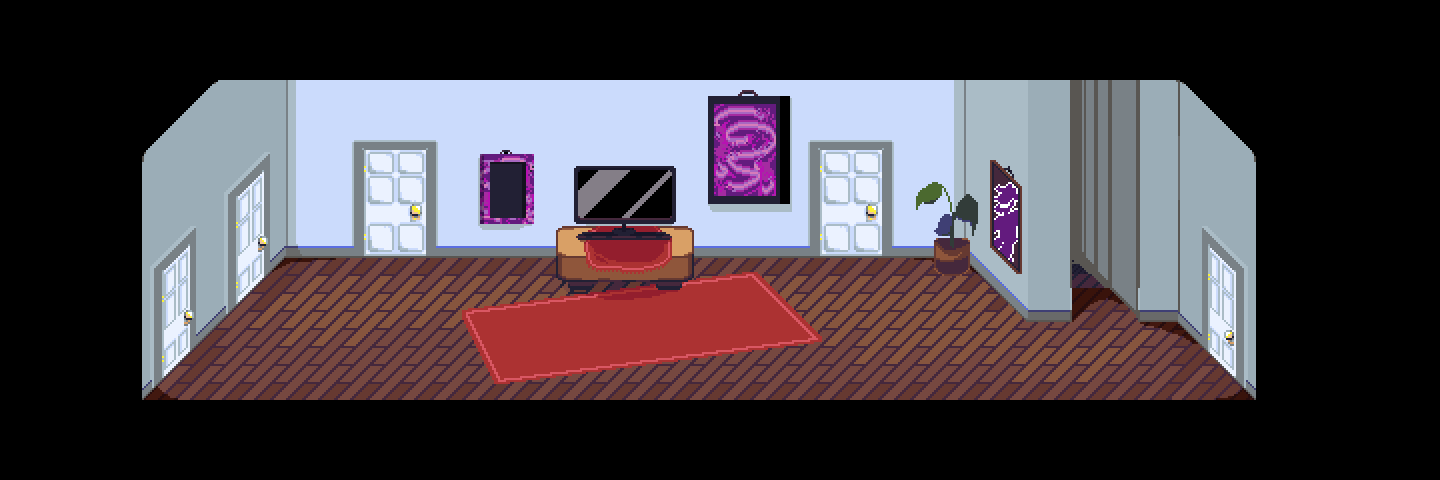

A level layout from a 2D game, rendered from its tile map. Below: a short description, then the map file with its tile-grid data intact:
An orthogonal 36x12 tile map with 40x40 px tiles, 1 tile layer (stepsounds), 1 image layer and 26 objects (5x aftonhouse/door, 4x interactable, aftonhouse/couch, transition, entry_evanroom, ...).

<map version="1.11" tiledversion="1.11.2" orientation="orthogonal" renderorder="right-down" width="36" height="12" tilewidth="40" tileheight="40" infinite="0" nextlayerid="8" nextobjectid="31">
 <editorsettings>
  <export target="upstairs.lua" format="lua" />
 </editorsettings>
 <properties>
  <property name="has_tile_sounds" type="bool" value="true" />
  <property name="inside" type="bool" value="true" />
  <property name="light" type="bool" value="true" />
  <property name="step_sound" value="" />
 </properties>
 <tileset firstgid="1" source="../../tilesets/debug.tsx" />
 <layer id="7" name="stepsounds" width="36" height="12">
  <data encoding="csv">
0,0,0,0,0,0,0,0,0,0,0,0,0,0,0,0,0,0,0,0,0,0,0,0,0,0,0,0,0,0,0,0,0,0,0,1,
0,0,0,0,0,0,0,0,0,0,0,0,0,0,0,0,0,0,0,0,0,0,0,0,0,0,0,0,0,0,0,0,0,0,0,1,
0,0,0,0,0,0,0,0,0,0,0,0,0,0,0,0,0,0,0,0,0,0,0,0,0,0,0,0,0,0,0,0,0,0,0,1,
0,0,0,0,0,0,0,0,0,0,0,0,0,0,0,0,0,0,0,0,0,0,0,0,0,0,0,0,0,0,0,0,0,0,0,1,
0,0,0,0,0,0,0,0,0,0,0,0,0,0,0,0,0,0,0,0,0,0,0,0,0,0,0,0,0,0,0,0,0,0,0,1,
0,0,0,1,1,1,1,1,1,1,1,1,1,1,1,1,1,1,1,1,1,1,1,1,1,1,1,1,1,1,1,1,0,0,0,1,
0,0,0,1,1,1,1,1,1,1,1,1,1,1,1,1,1,1,1,1,1,1,1,1,1,1,9,9,9,1,1,1,0,0,0,1,
0,0,0,1,1,1,1,1,1,1,9,10,16,16,16,16,16,16,16,16,1,1,1,9,9,1,9,9,9,1,1,1,0,0,0,1,
0,0,0,1,1,1,1,1,9,9,1,10,16,16,16,16,16,16,1,16,16,1,1,9,9,1,1,1,1,1,1,1,0,0,0,1,
0,0,0,1,1,1,1,1,9,9,1,10,1,1,1,1,1,1,10,10,10,1,1,1,1,1,9,9,1,1,1,1,0,0,0,1,
0,0,0,1,1,1,1,1,1,1,1,1,1,1,1,1,1,1,1,1,1,1,1,1,1,1,1,1,1,1,1,1,0,0,0,1,
0,0,0,0,0,0,0,0,0,0,0,0,0,0,0,0,0,0,0,0,0,0,0,0,0,0,0,0,0,0,0,0,0,0,0,1
</data>
 </layer>
 <imagelayer id="3" name="aftonhouse_upstairs">
  <image source="../../../../assets/sprites/rooms/aftonhouse_upstairs.png" width="1414" height="480" />
 </imagelayer>
 <objectgroup color="#00007f" id="6" name="collision">
  <object id="4" x="285.5" y="78" width="680.5" height="179.5" />
  <object id="5" x="1028" y="320">
   <polygon points="0,0 0.5,-240 -62.5,-240 -62,-63" />
  </object>
  <object id="6" x="1177" y="322">
   <polygon points="0,0 78.5,79 79.5,-166.5 3,-242.5" />
  </object>
  <object id="7" x="1028" y="78.5" width="44" height="242.5" />
  <object id="8" x="1138.5" y="77.5" width="41" height="244" />
  <object id="9" x="1071.5" y="50.5" width="67" height="213.833" />
  <object id="21" x="556.667" y="242" width="136.333" height="37" />
  <object id="22" x="285.667" y="257">
   <polygon points="0,0 -143.667,143.333 -143.333,-100.333 -67.6667,-177 0.333333,-179" />
  </object>
  <object id="24" x="142" y="400" width="1113.33" height="32.6667" />
 </objectgroup>
 <objectgroup color="#ff00ff" id="4" name="objects">
  <object id="1" name="aftonhouse/couch" x="483" y="346" width="282" height="54">
   <properties>
    <property name="sprite" value="props/aftonhouse/aftonhouse_upstairs_couch" />
   </properties>
  </object>
  <object id="2" name="interactable" x="748" y="241.5">
   <properties>
    <property name="text">* It's abstract art.
* It's like some king of... portal...</property>
   </properties>
   <point />
  </object>
  <object id="3" name="interactable" x="507" y="241.5">
   <properties>
    <property name="text">* It's abstract art.
* It's like some king of... nortal...</property>
   </properties>
   <point />
  </object>
  <object id="10" name="aftonhouse/door" x="396.167" y="260.5">
   <properties>
    <property name="lock" type="bool" value="false" />
    <property name="target_dir" value="down" />
    <property name="target_map" value="aftonhouse/evanroom" />
    <property name="target_marker" value="entry" />
   </properties>
   <point />
  </object>
  <object id="11" name="aftonhouse/door" x="852.5" y="263.5">
   <properties>
    <property name="lock" type="bool" value="true" />
    <property name="lock_text" value="* Elizabeth's room. It's locked." />
    <property name="target_dir" value="down" />
    <property name="target_map" value="aftonhouse/elizaroom" />
    <property name="target_marker" value="entry" />
   </properties>
   <point />
  </object>
  <object id="20" name="aftonhouse/door" x="264" y="288.833">
   <properties>
    <property name="lock" type="bool" value="false" />
    <property name="lock_text" value="* The bathroom. It's locked." />
    <property name="target_dir" value="left" />
    <property name="target_map" value="aftonhouse/upbathroom" />
    <property name="target_marker" value="entry" />
   </properties>
   <point />
  </object>
  <object id="25" name="aftonhouse/door" x="188.833" y="366">
   <properties>
    <property name="lock" type="bool" value="true" />
    <property name="lock_text" value="* Michael's room. It's locked." />
    <property name="target_dir" value="left" />
    <property name="target_map" value="aftonhouse/mikeroom" />
    <property name="target_marker" value="entry" />
   </properties>
   <point />
  </object>
  <object id="26" name="aftonhouse/door" x="1207.83" y="362.333">
   <properties>
    <property name="lock" type="bool" value="true" />
    <property name="lock_text" value="* Mom and Dad's room. It's locked." />
    <property name="target_dir" value="right" />
    <property name="target_map" value="aftonhouse/masterroom" />
    <property name="target_marker" value="entry" />
   </properties>
   <point />
  </object>
  <object id="27" name="interactable" x="984.33" y="291.5">
   <properties>
    <property name="script" value="aftonhouse.purpleguy" />
    <property name="text" value="* It's a painting of a purple guy." />
   </properties>
   <point />
  </object>
  <object id="28" name="interactable" x="949.333" y="267.333">
   <properties>
    <property name="text">* It's a plant.
* ...not a very good one.</property>
   </properties>
   <point />
  </object>
  <object id="29" name="transition" x="1072" y="265.333" width="66.6667" height="31.3333">
   <properties>
    <property name="facing" value="down" />
    <property name="map" value="aftonhouse/downstairs" />
    <property name="marker" value="entry_stairs" />
    <property name="stairs" type="bool" value="true" />
   </properties>
  </object>
 </objectgroup>
 <objectgroup color="#5500ff" id="5" name="markers">
  <object id="12" name="entry_evanroom" x="396.334" y="286.333">
   <point />
  </object>
  <object id="13" name="entry_elizaroom" x="851" y="293.667">
   <point />
  </object>
  <object id="14" name="entry_bathroom" x="300" y="293.333">
   <point />
  </object>
  <object id="15" name="entry_mikeroom" x="232.667" y="377.333">
   <point />
  </object>
  <object id="16" name="entry_masterroom" x="1177" y="367.666">
   <point />
  </object>
  <object id="17" name="entry_stairs" x="1114" y="339.667">
   <point />
  </object>
 </objectgroup>
</map>
